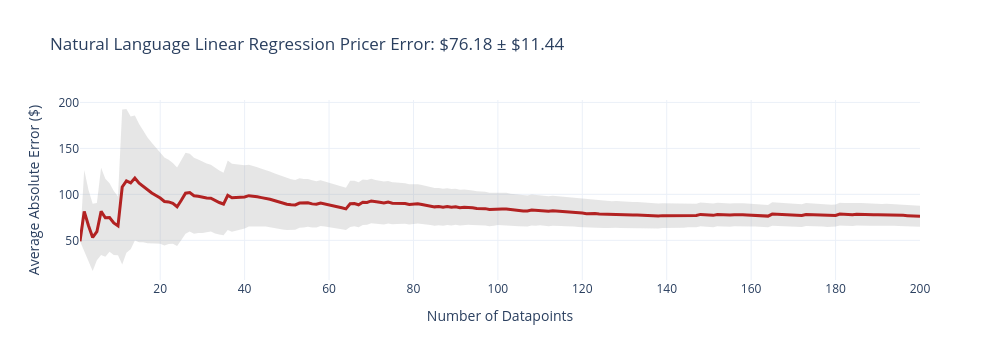
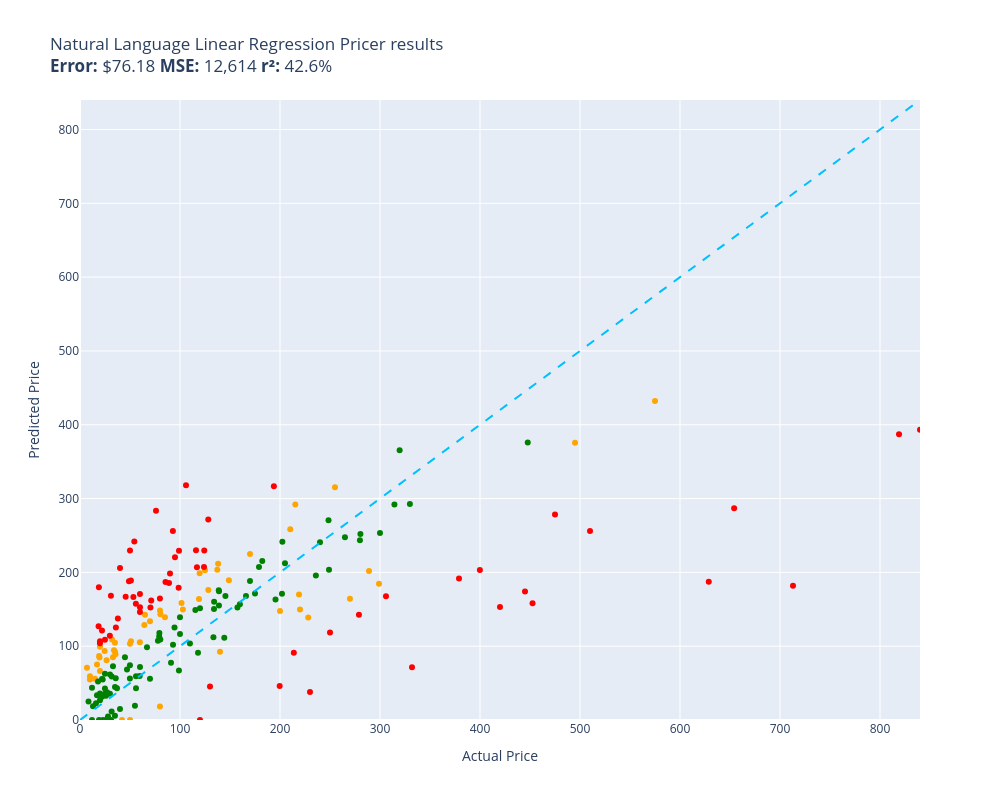

Here is the notebook cell these charts were saved with, in order:
### Code cell
evaluate(natural_language_linear_regression_pricer, test)

### Figure 1 — Plotly figure (JSON) as saved in the notebook; plotly's stock layout.template omitted (floating-point values rounded to 4 significant figures; data arrays with more than 128 entries replaced by an {"elided": "..."} marker saying what was removed)
{"data": [{"fill": "toself", "fillcolor": "rgba(128,128,128,0.2)", "hoverinfo": "skip", "line": {"color": "rgba(255,255,255,0)"}, "name": "95% CI", "showlegend": false, "type": "scatter", "x": {"elided": "400 int values"}, "y": {"elided": "400 float values"}}, {"customdata": {"elided": "200x1 float values"}, "hovertemplate": "n=%{x}<br>Avg Error=$%{y:,.2f}<br>±95% CI=$%{customdata[0]:,.2f}<extra></extra>", "line": {"color": "firebrick", "width": 3}, "mode": "lines", "name": "Cumulative Avg Error", "type": "scatter", "x": {"elided": "200 int values"}, "y": {"elided": "200 float values"}}], "layout": {"height": 360, "showlegend": false, "title": {"text": "Natural Language Linear Regression Pricer Error: $76.18 ± $11.44"}, "width": 1000, "xaxis": {"title": {"text": "Number of Datapoints"}}, "yaxis": {"title": {"text": "Average Absolute Error ($)"}}}}

### Figure 2 — Plotly figure (JSON) as saved in the notebook; plotly's stock layout.template omitted (floating-point values rounded to 4 significant figures)
{"data": [{"customdata": [["Old Blood Noise Excess V2 Distortion Cho...\nGuess=$169.96 Actual=$219.00"], ["ACDelco GM Original Equipment FW339 Fron...\nGuess=$292.11 Actual=$215.33"], ["LOVE MEI Galaxy S10 Lite Case, Military ...\nGuess=$84.85 Actual=$32.98"], ["LD Products Compatible Toner Cartridge R...\nGuess=$103.16 Actual=$49.98"], ["APS iBoard 6-inch Aluminum (Black Powder...\nGuess=$258.44 Actual=$210.23"], ["PEMP E65 E66 CDC Simulate Optical Fiber ...\nGuess=$163.89 Actual=$119.00"], ["HK SYSTEMS 13\" Heavy Duty Black \"Push\" O...\nGuess=$139.19 Actual=$84.95"], ["Mini PC, Kinupute Desktop Computer E3-12...\nGuess=$375.74 Actual=$495.00"], ["Clementoni 39132.5 Jigsaw Puzzle 1,000 P...\nGuess=$18.20 Actual=$79.95"], ["10GBase-LR SFP+ Transceiver, Handar 10GB...\nGuess=$99.35 Actual=$19.99"], ["Mylites+ Standard Comic Book Mylar Sleev...\nGuess=$92.53 Actual=$34.99"], ["Tidal Front + Rear Fender Flares 4PC Poc...\nGuess=$315.33 Actual=$254.99"], ["Dakota Alert MURS Alert Probe Sensor - M...\nGuess=$149.60 Actual=$219.99"], ["Adams Check Payment and Deposit Register...\nGuess=$89.01 Actual=$35.49"], ["Fjallraven, Kanken Laptop 15\" Backpack f...\nGuess=$198.98 Actual=$119.65"], ["Retevis RT68 Soft Earhook Walkie Talkie ...\nGuess=$70.83 Actual=$6.99"], ["PM Auto Front Right Quick Complete Strut...\nGuess=$202.93 Actual=$124.94"], ["Miyaya@ Funny Animal Masks Collection fo...\nGuess=$75.18 Actual=$16.99"], ["IQShield Screen Protector Compatible wit...\nGuess=$54.72 Actual=$9.95"], ["Pioneer 2AM401-BN Two Handle Kitchen Fau...\nGuess=$138.75 Actual=$228.22"], ["LSSAGOON Backpack for Women Teen Kids Gi...\nGuess=$94.45 Actual=$33.99"], ["Aeromotive 13304 Regulator, X1 Adjustabl...\nGuess=$164.41 Actual=$269.95"], ["Walker Exhaust Ultra EPA 16478 Direct Fi...\nGuess=$432.06 Actual=$574.99"], ["Mikrotik RB3011UIAS-RM RouterBOARD 10xGi...\nGuess=$184.74 Actual=$299.00"], ["DuraGo 29515020 Front Hub Assembly\nGuess=$175.97 Actual=$128.34"], ["Ibanez M510OVS Acoustic Mandolin in Vint...\nGuess=$225.02 Actual=$169.99"], ["Berta (6 Pieces) 1-1/4 inch Overlay, 90 ...\nGuess=$93.62 Actual=$24.66"], ["GENUINE VOLVO THERMOSTAT (3.0, 3.2) S60 ...\nGuess=$149.72 Actual=$102.85"], ["Universal Power Group 12V 100Ah Sealed L...\nGuess=$147.80 Actual=$199.99"], ["Hp Pavilion P7-1257c Motherboard Aahd3-h...\nGuess=$105.25 Actual=$59.86"], ["Kastar Battery Pack Replacement for Sony...\nGuess=$66.54 Actual=$19.99"], ["Evan Fischer Radiator Cooling Fan Assemb...\nGuess=$203.61 Actual=$137.34"], ["UPR Mach 1 Chin Spoiler Fits 94-98 Musta...\nGuess=$142.43 Actual=$64.99"], ["Raspberry Pi 3 Model B+ Aluminum Case Me...\nGuess=$55.88 Actual=$14.99"], ["Skullcandy Hesh Evo Bluetooth Headphones...\nGuess=$133.68 Actual=$69.99"], ["ASUS VY279HE-W 27” 1080P Monitor - White...\nGuess=$211.62 Actual=$138.10"], ["LCD Screen for Dell Inspiron 17R 17.3\" H...\nGuess=$128.64 Actual=$64.37"], ["Diversitech UC2436-3 Ultralite Condenser...\nGuess=$143.27 Actual=$80.39"], ["Lorell Bell Chair Glide, 2.5\", Black\nGuess=$84.67 Actual=$19.50"], ["CTLAMP XL-2100 Professional Quality XL-2...\nGuess=$109.22 Actual=$32.00"], ["StonKraft Brass Chess Board Game Set wit...\nGuess=$92.48 Actual=$140.00"], ["Baumgartens Sicurix Blank PVC ID Cards (...\nGuess=$86.63 Actual=$19.11"], ["Audio Techinca ATW-T1002 System 10 Handh...\nGuess=$201.82 Actual=$289.00"], ["LD Compatible Ink Cartridge Replacement ...\nGuess=$0.00 Actual=$41.99"], ["BXYJY for Samsung Galaxy Z Fold 3 Case w...\nGuess=$0.00 Actual=$49.99"], ["Replacement Remote Control fit for Sony ...\nGuess=$59.22 Actual=$9.99"], ["DuraGo BR5330 Front Vented Disc Brake Ro...\nGuess=$158.45 Actual=$101.51"], ["Vinyl Soft Top Roll-up Adjustable Truck ...\nGuess=$189.49 Actual=$148.88"], ["W11130208 W10695459 Refrigerator LED Mod...\nGuess=$81.00 Actual=$26.59"], ["Jada Toys Ryan's World Combo Panda Airli...\nGuess=$104.60 Actual=$34.94"], ["MonMount Triple Monitor Stand Freestandi...\nGuess=$148.32 Actual=$79.99"], ["Refresh NSF-53 Premium Replacement Refri...\nGuess=$106.71 Actual=$50.99"]], "hovertemplate": "%{customdata[0]}<extra></extra>", "legendgroup": "orange", "marker": {"color": "orange", "size": 6, "symbol": "circle"}, "mode": "markers", "name": "orange", "orientation": "v", "showlegend": true, "type": "scatter", "x": [219.0, 215.3, 32.98, 49.98, 210.2, 119.0, 84.95, 495.0, 79.95, 19.99, 34.99, 255.0, 220.0, 35.49, 119.7, 6.99, 124.9, 16.99, 9.95, 228.2, 33.99, 269.9, 575.0, 299.0, 128.3, 170.0, 24.66, 102.8, 200.0, 59.86, 19.99, 137.3, 64.99, 14.99, 69.99, 138.1, 64.37, 80.39, 19.5, 32.0, 140.0, 19.11, 289.0, 41.99, 49.99, 9.99, 101.5, 148.9, 26.59, 34.94, 79.99, 50.99], "xaxis": "x", "y": [170.0, 292.1, 84.85, 103.2, 258.4, 163.9, 139.2, 375.7, 18.2, 99.35, 92.53, 315.3, 149.6, 89.01, 199.0, 70.83, 202.9, 75.18, 54.72, 138.7, 94.45, 164.4, 432.1, 184.7, 176.0, 225.0, 93.62, 149.7, 147.8, 105.3, 66.54, 203.6, 142.4, 55.88, 133.7, 211.6, 128.6, 143.3, 84.67, 109.2, 92.48, 86.63, 201.8, 0.0, 0.0, 59.22, 158.4, 189.5, 81.0, 104.6, 148.3, 106.7], "yaxis": "y"}, {"customdata": [["telpo Headlight Assembly Fit For 15 Camr...\nGuess=$229.98 Actual=$115.99"], ["Stand for Raven Pro Document Scanner - P...\nGuess=$114.15 Actual=$29.85"], ["RBC12-UPC Replacement Battery Cartridge ...\nGuess=$37.98 Actual=$229.99"], ["Bam France 2002XL Contoured Hightech Bla...\nGuess=$181.84 Actual=$713.00"], ["Metabo HPT 36V MultiVolt™ Cordless Rotar...\nGuess=$191.56 Actual=$379.00"], ["46mm Digital Pro High-Resolution Close-U...\nGuess=$106.75 Actual=$19.99"], ["Innovative Percussion CB-6 Chamois Bass ...\nGuess=$241.69 Actual=$54.32"], ["CORSAIR Dominator Platinum RGB 32GB (2x1...\nGuess=$207.34 Actual=$124.00"], ["Bam Trekking 3027SB Single Black Clarine...\nGuess=$71.62 Actual=$332.00"], ["DEWALT 20V MAX* XR Impact Driver with Bl...\nGuess=$158.06 Actual=$452.53"], ["Aolemi Oil Rubbed Bronze Single Function...\nGuess=$179.04 Actual=$98.65"], ["Deco Mount Pro Tripod Microphone Stand w...\nGuess=$146.38 Actual=$59.95"], ["Canon EOS Rebel T7 Digital SLR Camera wi...\nGuess=$387.00 Actual=$819.00"], ["Task T24287 Roman Ogee Router Bit with 1...\nGuess=$157.39 Actual=$55.88"], ["Travelpro Platinum Elite Slim Business L...\nGuess=$90.97 Actual=$213.83"], ["Southwire 120V/15A Right Angle User Atta...\nGuess=$137.54 Actual=$37.87"], ["JRready ST6313 DT Deutsch Connector Kit,...\nGuess=$46.16 Actual=$199.68"], ["15\" Locking Shower Head Extension Arm in...\nGuess=$164.66 Actual=$79.95"], ["3D Tree Hole Branches 075 Stair Risers D...\nGuess=$45.28 Actual=$129.99"], ["KOHLER 18865-CP Filtered Water Faucet, P...\nGuess=$278.50 Actual=$475.00"], ["Projector, CRAZVIEW Projector with WiFi ...\nGuess=$166.56 Actual=$53.40"], ["MC: Pindicator (Dual Intensity Amber)\nGuess=$205.93 Actual=$40.00"], ["Poison Spyder 10-08-020 Rocker Knocker\nGuess=$187.34 Actual=$628.76"], ["DIMARZIO 204284 DP 163FBK Blues Bucker G...\nGuess=$198.47 Actual=$89.99"], ["Lighted Triangle Mirror Cabinet Bathroom...\nGuess=$174.05 Actual=$445.00"], ["BESTILL Wall Mounted Shower Faucet Set, ...\nGuess=$283.43 Actual=$76.00"], ["Engine Thermostat, Replace 19301-PAA-306...\nGuess=$179.85 Actual=$18.89"], ["Beck/Arnley 0421945 Air Filter\nGuess=$125.45 Actual=$35.87"], ["Dell Optiplex 390 Desktop Computer i3 3....\nGuess=$229.69 Actual=$124.27"], ["Neporal Full Spectrum Light Bulb, 6000K ...\nGuess=$127.11 Actual=$18.59"], ["Pidoko Kids Train Table, Grey with 90 Pc...\nGuess=$0.00 Actual=$119.97"], ["LEGO Marvel Avengers War Machine Buster ...\nGuess=$170.75 Actual=$59.95"], ["Kingston Brass KS269SN Kingston Clawfoot...\nGuess=$167.49 Actual=$305.99"], ["KOHLER K-1185540-CP Assembly-Slider\nGuess=$167.00 Actual=$45.67"], ["Trim Kit for 2-handle Shower & Tub Valve...\nGuess=$220.62 Actual=$94.99"], ["iPhone 12/12 Pro Nicaragua Guardabarranc...\nGuess=$104.10 Actual=$19.97"], ["4pc Wheel Spacers Adapters 4\" (2inch Per...\nGuess=$206.92 Actual=$116.95"], ["Royal Designs, Inc. Decorative Abundant ...\nGuess=$108.70 Actual=$24.95"], ["Canon Sure Shot 90u 35mm Date Camera\nGuess=$203.37 Actual=$399.89"], ["Wilkinson LOW GAUSS Vintage Tone Strat S...\nGuess=$168.42 Actual=$30.93"], ["CradlePoint Compact Broadband Router (CB...\nGuess=$185.46 Actual=$89.00"], ["Pyle Wireless Rear View Backup Camera - ...\nGuess=$152.51 Actual=$70.45"], ["Auertech Portable Washing Machine, 14lbs...\nGuess=$229.44 Actual=$98.99"], ["Amana Tool - SC587 Carbide Tipped 3-Wing...\nGuess=$161.98 Actual=$71.23"], ["ECCPP Power Steering Pump for 2009-2010 ...\nGuess=$186.95 Actual=$85.48"], ["ROHL WSGUM3018WH Wire Sink Grids, White\nGuess=$271.54 Actual=$128.28"], ["Music Hall pa15.3 MM/MC Phono Preamplifi...\nGuess=$118.43 Actual=$250.00"], ["4 Inches Rolled Muffler Tip Catback Exha...\nGuess=$316.77 Actual=$193.88"], ["Competition Clutch Disc and Pressure Pla...\nGuess=$255.97 Actual=$510.00"], ["KUNFINE Android Radio CarPlay & Android ...\nGuess=$318.20 Actual=$106.00"], ["VIPMOTOZ Sequential Turn Signal Premium ...\nGuess=$142.46 Actual=$278.94"], ["A-Premium Front Suspension Steering Knuc...\nGuess=$187.84 Actual=$48.99"], ["Dell XPS 13 9343-2727SLV 13.3\" Full HD S...\nGuess=$393.30 Actual=$839.99"], ["Pacific Drums PDCM1618TTRB 16 x 18 Inche...\nGuess=$153.08 Actual=$419.99"], ["Blanco 230966 Valea Stainless Steel Sink...\nGuess=$256.07 Actual=$92.88"], ["Empava 24\" Single Wall Ovens 10 Cooking ...\nGuess=$286.93 Actual=$654.14"], ["Viola Bow 4/4 Full Size Carbon Fiber (Bl...\nGuess=$229.51 Actual=$49.99"], ["VTech Strum and Jam Kidi Musical Guitar ...\nGuess=$121.36 Actual=$21.99"], ["Fender Hendrix Voodoo Child Coiled Instr...\nGuess=$152.79 Actual=$59.99"], ["Pyle 2x120 Watt Home Audio Speaker Power...\nGuess=$188.97 Actual=$50.92"]], "hovertemplate": "%{customdata[0]}<extra></extra>", "legendgroup": "red", "marker": {"color": "red", "size": 6, "symbol": "circle"}, "mode": "markers", "name": "red", "orientation": "v", "showlegend": true, "type": "scatter", "x": [116.0, 29.85, 230.0, 713.0, 379.0, 19.99, 54.32, 124.0, 332.0, 452.5, 98.65, 59.95, 819.0, 55.88, 213.8, 37.87, 199.7, 79.95, 130.0, 475.0, 53.4, 40.0, 628.8, 89.99, 445.0, 76.0, 18.89, 35.87, 124.3, 18.59, 120.0, 59.95, 306.0, 45.67, 94.99, 19.97, 117.0, 24.95, 399.9, 30.93, 89.0, 70.45, 98.99, 71.23, 85.48, 128.3, 250.0, 193.9, 510.0, 106.0, 278.9, 48.99, 840.0, 420.0, 92.88, 654.1, 49.99, 21.99, 59.99, 50.92], "xaxis": "x", "y": [230.0, 114.1, 37.98, 181.8, 191.6, 106.8, 241.7, 207.3, 71.62, 158.1, 179.0, 146.4, 387.0, 157.4, 90.97, 137.5, 46.16, 164.7, 45.28, 278.5, 166.6, 205.9, 187.3, 198.5, 174.0, 283.4, 179.8, 125.4, 229.7, 127.1, 0.0, 170.8, 167.5, 167.0, 220.6, 104.1, 206.9, 108.7, 203.4, 168.4, 185.5, 152.5, 229.4, 162.0, 187.0, 271.5, 118.4, 316.8, 256.0, 318.2, 142.5, 187.8, 393.3, 153.1, 256.1, 286.9, 229.5, 121.4, 152.8, 189.0], "yaxis": "y"}, {"customdata": [["NewPower99 Battery Kit for Samsung Galax...\nGuess=$19.27 Actual=$54.95"], ["EXMAX NG-10X Fresnel Lens Focusing Adapt...\nGuess=$55.95 Actual=$69.98"], ["SuppliesOutlet Compatible Toner Cartridg...\nGuess=$111.27 Actual=$144.29"], ["8544771 Dryer Heating Element, 279816 Th...\nGuess=$56.49 Actual=$35.74"], ["Pump Head TBVECHI 175PSI 4KW 5.5HP 21CFM...\nGuess=$292.49 Actual=$329.90"], ["Panasonic KX-TG6511B DECT 6.0 PLUS Expan...\nGuess=$113.10 Actual=$79.20"], ["GJY Portable TV,10.6 inch Mini TV for AT...\nGuess=$117.96 Actual=$79.36"], ["Intermatic PX300 12V 300W Transformer wi...\nGuess=$150.32 Actual=$134.00"], ["SKB iSeries 3i-13096-6KP Case for BlackM...\nGuess=$171.42 Actual=$174.99"], ["June Garden 12\" Sweet Dolly Charlotte - ...\nGuess=$26.75 Actual=$19.99"], ["GanFindX Portable Car Hand Controls for ...\nGuess=$156.68 Actual=$159.90"], ["KOMPUTERBAY 4GB 2X 2GB DDR2 1066MHz PC2-...\nGuess=$109.01 Actual=$80.34"], ["Scranton & Co 3 Drawer Mobile File Cabin...\nGuess=$148.97 Actual=$115.35"], ["Evergreen HSHB2005 Cylinder Head Gasket ...\nGuess=$59.55 Actual=$59.69"], ["DALDED LED Light Kit for Lego Sonic Gree...\nGuess=$62.76 Actual=$24.99"], ["152MM Hole Saws M42 Bi-Metal High Speed ...\nGuess=$52.29 Actual=$17.99"], ["Baseball Backpacks Large 18 Inch Bookbag...\nGuess=$58.94 Actual=$31.77"], ["Wenger City Upgrade Laptop Backpack with...\nGuess=$168.09 Actual=$145.42"], ["AUTOFREE LED Tail Lights Assembly Compat...\nGuess=$171.20 Actual=$201.99"], ["Diversitech WG840585 Motor, (Ddb) 1/3Hp,...\nGuess=$160.22 Actual=$134.12"], ["Evan-Fischer Front Bumper Cover Compatib...\nGuess=$241.53 Actual=$202.38"], ["Laisomeke Waterproof Junction Box, Unive...\nGuess=$0.00 Actual=$11.99"], ["Sumerain S1339CM Double Handle Widesprea...\nGuess=$195.92 Actual=$235.86"], ["Webcem Solar Shed Light Outdoor Indoor, ...\nGuess=$107.33 Actual=$77.96"], ["Festool 492370 Platin 2 S1000 Grit 6-Inc...\nGuess=$77.43 Actual=$91.00"], ["Western Digital Enterprise RE4-GP 2TB SA...\nGuess=$103.55 Actual=$109.95"], ["VLAND LED Smoked Taillights Compatible F...\nGuess=$240.74 Actual=$239.99"], ["Tablet PC Cover Compatible with Lenovo T...\nGuess=$11.62 Actual=$31.61"], ["Trail Gear Twin Stick Kit for Top Shift ...\nGuess=$243.44 Actual=$279.92"], ["Ultra Duster Canned Air Net 10 Oz 6-Pack\nGuess=$56.16 Actual=$49.90"], ["Liberty Imports 12 Pack: US Military Toy...\nGuess=$33.54 Actual=$16.98"], ["Satco S9596, 4 Count (Pack of 1), 4.18\nGuess=$43.56 Actual=$12.00"], ["Ceramic Talavera Mexican Tile 4x4\", 9 Pi...\nGuess=$35.42 Actual=$29.95"], ["Marvel Legends Series X-Men 6-Inch Archa...\nGuess=$66.90 Actual=$98.95"], ["Intrepid International Dressage Letters-...\nGuess=$37.62 Actual=$26.99"], ["ANZO USA 111207 GMC SIERRA 99-06 / YUKON...\nGuess=$215.27 Actual=$182.28"], ["EMART Photography C Stand with Boom Arm,...\nGuess=$151.30 Actual=$119.99"], ["KUNN Small Electrician Tool Pouch Utilit...\nGuess=$31.51 Actual=$21.99"], ["Replacement Remote Control for PANASONIC...\nGuess=$5.60 Actual=$34.95"], ["KS K-STORM Replacement Silicone Mushroom...\nGuess=$25.21 Actual=$8.50"], ["Grey Pneumatic 1311SD Impact Socket Set\nGuess=$152.56 Actual=$157.43"], ["4LT LUMINETTE Vanity Opal GLS BSN\nGuess=$139.05 Actual=$99.99"], ["GE RPWF SmartWater Comparable Refrigerat...\nGuess=$42.94 Actual=$36.99"], ["Urth 62mm UV, Circular Polarizing (CPL),...\nGuess=$174.56 Actual=$139.00"], ["MGP Caliper Covers 39011SACURD Red Powde...\nGuess=$203.66 Actual=$249.00"], ["LSI Broadcom SAS 9300-8i 8-port 12Gb/s S...\nGuess=$91.14 Actual=$118.00"], ["NewFantasia Replacement Audio Cable with...\nGuess=$0.00 Actual=$31.00"], ["MONOCARBON Forged Carbon Fiber Case for ...\nGuess=$71.96 Actual=$59.99"], ["AC Compressor & A/C Kit For BMW 335i 335...\nGuess=$292.04 Actual=$314.41"], ["MXR Carbon Copy Deluxe Analog Delay Guit...\nGuess=$163.09 Actual=$195.50"], ["Chalkboard Name Badges with Magnetic Bac...\nGuess=$35.81 Actual=$19.95"], ["Linkloos Solar Street Lights Outdoor Wat...\nGuess=$59.21 Actual=$55.99"], ["USB Charger, CIVIE High Speed 60W Multip...\nGuess=$22.71 Actual=$15.99"], ["Cardone 84-58642 New HEI Electronic Dist...\nGuess=$168.15 Actual=$165.99"], ["18 Inch White Undermount Kitchen Sink - ...\nGuess=$207.27 Actual=$179.00"], ["New Replacement seat cover fits Yamaha M...\nGuess=$154.99 Actual=$138.95"], ["AZX Stylus Pencil for Apple iPad Pro 202...\nGuess=$61.67 Actual=$29.99"], ["SP Air Corporation SP-8102BU 1/4-Inch He...\nGuess=$212.20 Actual=$204.99"], ["200 ' feet True 14 Gauge AWG CCA Speaker...\nGuess=$84.85 Actual=$44.95"], ["APS iBoard (304 Stainless Steel Polished...\nGuess=$247.72 Actual=$264.95"], ["200 Couples Conversation Cards - Enjoy B...\nGuess=$72.94 Actual=$32.97"], ["The Puppet Company - Carpet-Unicorn, Whi...\nGuess=$0.00 Actual=$19.00"], ["KYX Racing Hardened Steel Center Drive S...\nGuess=$68.39 Actual=$46.99"], ["OEM Samsung Remote Control Shipped with ...\nGuess=$43.00 Actual=$56.00"], ["Venom Power Terra Hunter R/T+ R/T All-Te...\nGuess=$365.49 Actual=$319.65"], ["Custom Engagement Logo Desk Embosser Sea...\nGuess=$74.01 Actual=$49.95"], ["520 Pieces Christmas Envelope Seal Stick...\nGuess=$0.00 Actual=$25.99"], ["BestPricedDecals Wine A BIT, You'll Feel...\nGuess=$18.51 Actual=$12.98"], ["VATOS 4 Packs Bubble Machine Gun for Kid...\nGuess=$0.00 Actual=$22.88"], ["Steering Wheel, Carbon Fiber Automotive ...\nGuess=$376.11 Actual=$447.74"], ["VONADO Space Wars Colonial Viper MK1 Bui...\nGuess=$14.81 Actual=$39.99"], ["Disney Princess Sparkling Princess Sleep...\nGuess=$42.63 Actual=$24.95"], ["sabermaster TCG Playmat yugioh playmat T...\nGuess=$55.70 Actual=$21.99"], ["Star Wars Die-Cast Metal TITANIUM Series...\nGuess=$54.96 Actual=$22.70"], ["Glovion Music Stand Light, Clip On Piano...\nGuess=$4.63 Actual=$27.99"], ["Samsung DA97-07603B Freezer Ice Maker As...\nGuess=$102.06 Actual=$93.02"], ["Intex River Run Connect Lounge (Four)\nGuess=$125.24 Actual=$94.49"], ["Think Gizmos Build Your Own Robot Toys f...\nGuess=$35.50 Actual=$24.95"], ["HP Laserjet 2100 Laser Printer W/Test Pr...\nGuess=$253.37 Actual=$299.98"], ["PowerSport Front Rear Brakes and Rotors ...\nGuess=$270.74 Actual=$248.51"], ["Targus CityGear Durable Backpack, Black,...\nGuess=$112.18 Actual=$133.43"], ["KZ ZS10 Pro in Ear Monitor Headphone KZ ...\nGuess=$98.45 Actual=$66.99"], ["STICKGOO Peel and Stick Backsplash for K...\nGuess=$44.60 Actual=$34.99"], ["Garmin 010-12402-10 GT15M-TM Transom-Mou...\nGuess=$175.93 Actual=$138.74"], ["Fitness Center Gym Room Weight Train Dua...\nGuess=$116.44 Actual=$99.99"], ["Xiaomi Redmi 10 2022 NFC 4G LTE (128GB +...\nGuess=$188.18 Actual=$169.99"], ["For Volvo C70 S70 V70 V40 S40 AC Compres...\nGuess=$251.84 Actual=$280.41"], ["NICKSTON Red Sparkling Glitter Slim Band...\nGuess=$32.72 Actual=$25.99"]], "hovertemplate": "%{customdata[0]}<extra></extra>", "legendgroup": "green", "marker": {"color": "green", "size": 6, "symbol": "circle"}, "mode": "markers", "name": "green", "orientation": "v", "showlegend": true, "type": "scatter", "x": [54.95, 69.98, 144.3, 35.74, 329.9, 79.2, 79.36, 134.0, 175.0, 19.99, 159.9, 80.34, 115.3, 59.69, 24.99, 17.99, 31.77, 145.4, 202.0, 134.1, 202.4, 11.99, 235.9, 77.96, 91.0, 110.0, 240.0, 31.61, 279.9, 49.9, 16.98, 12.0, 29.95, 98.95, 26.99, 182.3, 120.0, 21.99, 34.95, 8.5, 157.4, 99.99, 36.99, 139.0, 249.0, 118.0, 31.0, 59.99, 314.4, 195.5, 19.95, 55.99, 15.99, 166.0, 179.0, 138.9, 29.99, 205.0, 44.95, 264.9, 32.97, 19.0, 46.99, 56.0, 319.6, 49.95, 25.99, 12.98, 22.88, 447.7, 39.99, 24.95, 21.99, 22.7, 27.99, 93.02, 94.49, 24.95, 300.0, 248.5, 133.4, 66.99, 34.99, 138.7, 99.99, 170.0, 280.4, 25.99], "xaxis": "x", "y": [19.27, 55.95, 111.3, 56.49, 292.5, 113.1, 118.0, 150.3, 171.4, 26.75, 156.7, 109.0, 149.0, 59.55, 62.76, 52.29, 58.94, 168.1, 171.2, 160.2, 241.5, 0.0, 195.9, 107.3, 77.43, 103.6, 240.7, 11.62, 243.4, 56.16, 33.54, 43.56, 35.42, 66.9, 37.62, 215.3, 151.3, 31.51, 5.604, 25.21, 152.6, 139.1, 42.94, 174.6, 203.7, 91.14, 0.0, 71.96, 292.0, 163.1, 35.81, 59.21, 22.71, 168.1, 207.3, 155.0, 61.67, 212.2, 84.85, 247.7, 72.94, 0.0, 68.39, 43.0, 365.5, 74.01, 0.0, 18.51, 0.0, 376.1, 14.81, 42.63, 55.7, 54.96, 4.625, 102.1, 125.2, 35.5, 253.4, 270.7, 112.2, 98.45, 44.6, 175.9, 116.4, 188.2, 251.8, 32.72], "yaxis": "y"}, {"hoverinfo": "skip", "line": {"color": "deepskyblue", "dash": "dash", "width": 2}, "mode": "lines", "name": "y = x", "showlegend": false, "type": "scatter", "x": [0, 840.0], "y": [0, 840.0]}], "layout": {"height": 800, "legend": {"title": {"text": "color"}, "tracegroupgap": 0}, "showlegend": false, "title": {"text": "Natural Language Linear Regression Pricer results<br><b>Error:</b> $76.18 <b>MSE:</b> 12,614 <b>r²:</b> 42.6%"}, "width": 1000, "xaxis": {"anchor": "y", "domain": [0, 1], "range": [0, 840.0], "title": {"text": "Actual Price"}}, "yaxis": {"anchor": "x", "domain": [0, 1], "range": [0, 840.0], "title": {"text": "Predicted Price"}}}}
